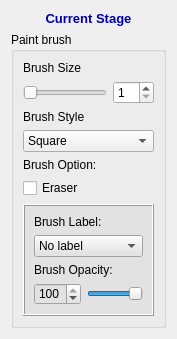
<?xml version="1.0" encoding="UTF-8"?>
<ui version="4.0">
 <class>QInteractorStylePaintBrush</class>
 <widget class="QWidget" name="QInteractorStylePaintBrush">
  <property name="geometry">
   <rect>
    <x>0</x>
    <y>0</y>
    <width>177</width>
    <height>324</height>
   </rect>
  </property>
  <property name="windowTitle">
   <string>PaintBrush</string>
  </property>
  <layout class="QVBoxLayout" name="verticalLayout_2">
   <item>
    <widget class="QLabel" name="label_25">
     <property name="font">
      <font>
       <pointsize>10</pointsize>
       <weight>75</weight>
       <bold>true</bold>
      </font>
     </property>
     <property name="text">
      <string>&lt;html&gt;&lt;head/&gt;&lt;body&gt;&lt;p&gt;&lt;span style=&quot; color:#0000a5;&quot;&gt;Current Stage&lt;/span&gt;&lt;/p&gt;&lt;/body&gt;&lt;/html&gt;</string>
     </property>
     <property name="alignment">
      <set>Qt::AlignCenter</set>
     </property>
    </widget>
   </item>
   <item>
    <widget class="QGroupBox" name="groupBox_3">
     <property name="title">
      <string>Paint brush</string>
     </property>
     <layout class="QVBoxLayout" name="verticalLayout">
      <item>
       <widget class="QLabel" name="label_16">
        <property name="text">
         <string>Brush Size</string>
        </property>
       </widget>
      </item>
      <item>
       <layout class="QHBoxLayout" name="horizontalLayout">
        <item>
         <widget class="QSlider" name="BrushSizeSlider">
          <property name="minimum">
           <number>1</number>
          </property>
          <property name="maximum">
           <number>40</number>
          </property>
          <property name="orientation">
           <enum>Qt::Horizontal</enum>
          </property>
         </widget>
        </item>
        <item>
         <widget class="QSpinBox" name="BrushSizeSpinBox">
          <property name="minimum">
           <number>1</number>
          </property>
          <property name="maximum">
           <number>40</number>
          </property>
         </widget>
        </item>
       </layout>
      </item>
      <item>
       <widget class="QLabel" name="label_17">
        <property name="text">
         <string>Brush Style</string>
        </property>
       </widget>
      </item>
      <item>
       <layout class="QHBoxLayout" name="horizontalLayout_9">
        <item>
         <widget class="QComboBox" name="BrushComBox">
          <item>
           <property name="text">
            <string>Square</string>
           </property>
          </item>
          <item>
           <property name="text">
            <string>Circle</string>
           </property>
          </item>
         </widget>
        </item>
       </layout>
      </item>
      <item>
       <widget class="QLabel" name="label_15">
        <property name="text">
         <string>Brush Option:</string>
        </property>
       </widget>
      </item>
      <item>
       <widget class="QCheckBox" name="eraserCheckBox">
        <property name="text">
         <string>Eraser</string>
        </property>
       </widget>
      </item>
      <item>
       <widget class="QFrame" name="frame_4">
        <property name="minimumSize">
         <size>
          <width>0</width>
          <height>0</height>
         </size>
        </property>
        <property name="styleSheet">
         <string notr="true">background-color: rgb(226, 226, 226)</string>
        </property>
        <property name="frameShape">
         <enum>QFrame::Box</enum>
        </property>
        <property name="frameShadow">
         <enum>QFrame::Raised</enum>
        </property>
        <layout class="QVBoxLayout" name="verticalLayout_9">
         <item>
          <widget class="QLabel" name="activeLabelLabel">
           <property name="font">
            <font>
             <family>Arial</family>
            </font>
           </property>
           <property name="text">
            <string>Brush Label:</string>
           </property>
          </widget>
         </item>
         <item>
          <widget class="QComboBox" name="labelComboBox">
           <property name="font">
            <font>
             <family>Arial</family>
            </font>
           </property>
           <property name="iconSize">
            <size>
             <width>13</width>
             <height>13</height>
            </size>
           </property>
           <item>
            <property name="text">
             <string>No label</string>
            </property>
            <property name="icon">
             <iconset resource="../../Main/resources/IADE_Analyzer.qrc">
              <normaloff>:/icons/transparentbox.png</normaloff>:/icons/transparentbox.png</iconset>
            </property>
           </item>
           <item>
            <property name="text">
             <string>Vessel Wall</string>
            </property>
            <property name="icon">
             <iconset resource="../../Main/resources/IADE_Analyzer.qrc">
              <normaloff>:/icons/bluebox.png</normaloff>:/icons/bluebox.png</iconset>
            </property>
           </item>
           <item>
            <property name="text">
             <string>Lumen</string>
            </property>
            <property name="icon">
             <iconset resource="../../Main/resources/IADE_Analyzer.qrc">
              <normaloff>:/icons/redbox.png</normaloff>:/icons/redbox.png</iconset>
            </property>
           </item>
           <item>
            <property name="text">
             <string>Calcification</string>
            </property>
            <property name="icon">
             <iconset resource="../../Main/resources/IADE_Analyzer.qrc">
              <normaloff>:/icons/greenbox.png</normaloff>:/icons/greenbox.png</iconset>
            </property>
           </item>
           <item>
            <property name="text">
             <string>Hemorrhage</string>
            </property>
            <property name="icon">
             <iconset resource="../../Main/resources/IADE_Analyzer.qrc">
              <normaloff>:/icons/yellowbox.png</normaloff>:/icons/yellowbox.png</iconset>
            </property>
           </item>
           <item>
            <property name="text">
             <string>LRNC</string>
            </property>
            <property name="icon">
             <iconset resource="../../Main/resources/IADE_Analyzer.qrc">
              <normaloff>:/icons/lightbluebox.png</normaloff>:/icons/lightbluebox.png</iconset>
            </property>
           </item>
           <item>
            <property name="text">
             <string>LM</string>
            </property>
            <property name="icon">
             <iconset resource="../../Main/resources/IADE_Analyzer.qrc">
              <normaloff>:/icons/purplebox.png</normaloff>:/icons/purplebox.png</iconset>
            </property>
           </item>
          </widget>
         </item>
         <item>
          <widget class="QLabel" name="label_13">
           <property name="font">
            <font>
             <family>Arial</family>
            </font>
           </property>
           <property name="text">
            <string>Brush Opacity:</string>
           </property>
          </widget>
         </item>
         <item>
          <layout class="QHBoxLayout" name="horizontalLayout_6">
           <property name="topMargin">
            <number>0</number>
           </property>
           <property name="bottomMargin">
            <number>0</number>
           </property>
           <item>
            <widget class="QSpinBox" name="opacitySpinBox">
             <property name="maximum">
              <number>100</number>
             </property>
             <property name="value">
              <number>100</number>
             </property>
            </widget>
           </item>
           <item>
            <widget class="QSlider" name="opacitySlider">
             <property name="maximum">
              <number>100</number>
             </property>
             <property name="value">
              <number>100</number>
             </property>
             <property name="sliderPosition">
              <number>100</number>
             </property>
             <property name="orientation">
              <enum>Qt::Horizontal</enum>
             </property>
            </widget>
           </item>
          </layout>
         </item>
        </layout>
       </widget>
      </item>
      <item>
       <spacer name="verticalSpacer">
        <property name="orientation">
         <enum>Qt::Vertical</enum>
        </property>
        <property name="sizeHint" stdset="0">
         <size>
          <width>20</width>
          <height>40</height>
         </size>
        </property>
       </spacer>
      </item>
     </layout>
    </widget>
   </item>
  </layout>
 </widget>
 <resources>
  <include location="../../Main/resources/IADE_Analyzer.qrc"/>
 </resources>
 <connections>
  <connection>
   <sender>BrushSizeSlider</sender>
   <signal>valueChanged(int)</signal>
   <receiver>BrushSizeSpinBox</receiver>
   <slot>setValue(int)</slot>
   <hints>
    <hint type="sourcelabel">
     <x>187</x>
     <y>160</y>
    </hint>
    <hint type="destinationlabel">
     <x>252</x>
     <y>167</y>
    </hint>
   </hints>
  </connection>
  <connection>
   <sender>BrushSizeSpinBox</sender>
   <signal>valueChanged(int)</signal>
   <receiver>BrushSizeSlider</receiver>
   <slot>setValue(int)</slot>
   <hints>
    <hint type="sourcelabel">
     <x>254</x>
     <y>163</y>
    </hint>
    <hint type="destinationlabel">
     <x>147</x>
     <y>163</y>
    </hint>
   </hints>
  </connection>
  <connection>
   <sender>eraserCheckBox</sender>
   <signal>toggled(bool)</signal>
   <receiver>frame_4</receiver>
   <slot>setDisabled(bool)</slot>
   <hints>
    <hint type="sourcelabel">
     <x>50</x>
     <y>256</y>
    </hint>
    <hint type="destinationlabel">
     <x>207</x>
     <y>271</y>
    </hint>
   </hints>
  </connection>
  <connection>
   <sender>opacitySpinBox</sender>
   <signal>valueChanged(int)</signal>
   <receiver>opacitySlider</receiver>
   <slot>setValue(int)</slot>
   <hints>
    <hint type="sourcelabel">
     <x>58</x>
     <y>353</y>
    </hint>
    <hint type="destinationlabel">
     <x>120</x>
     <y>354</y>
    </hint>
   </hints>
  </connection>
  <connection>
   <sender>opacitySlider</sender>
   <signal>valueChanged(int)</signal>
   <receiver>opacitySpinBox</receiver>
   <slot>setValue(int)</slot>
   <hints>
    <hint type="sourcelabel">
     <x>247</x>
     <y>358</y>
    </hint>
    <hint type="destinationlabel">
     <x>57</x>
     <y>362</y>
    </hint>
   </hints>
  </connection>
 </connections>
</ui>
